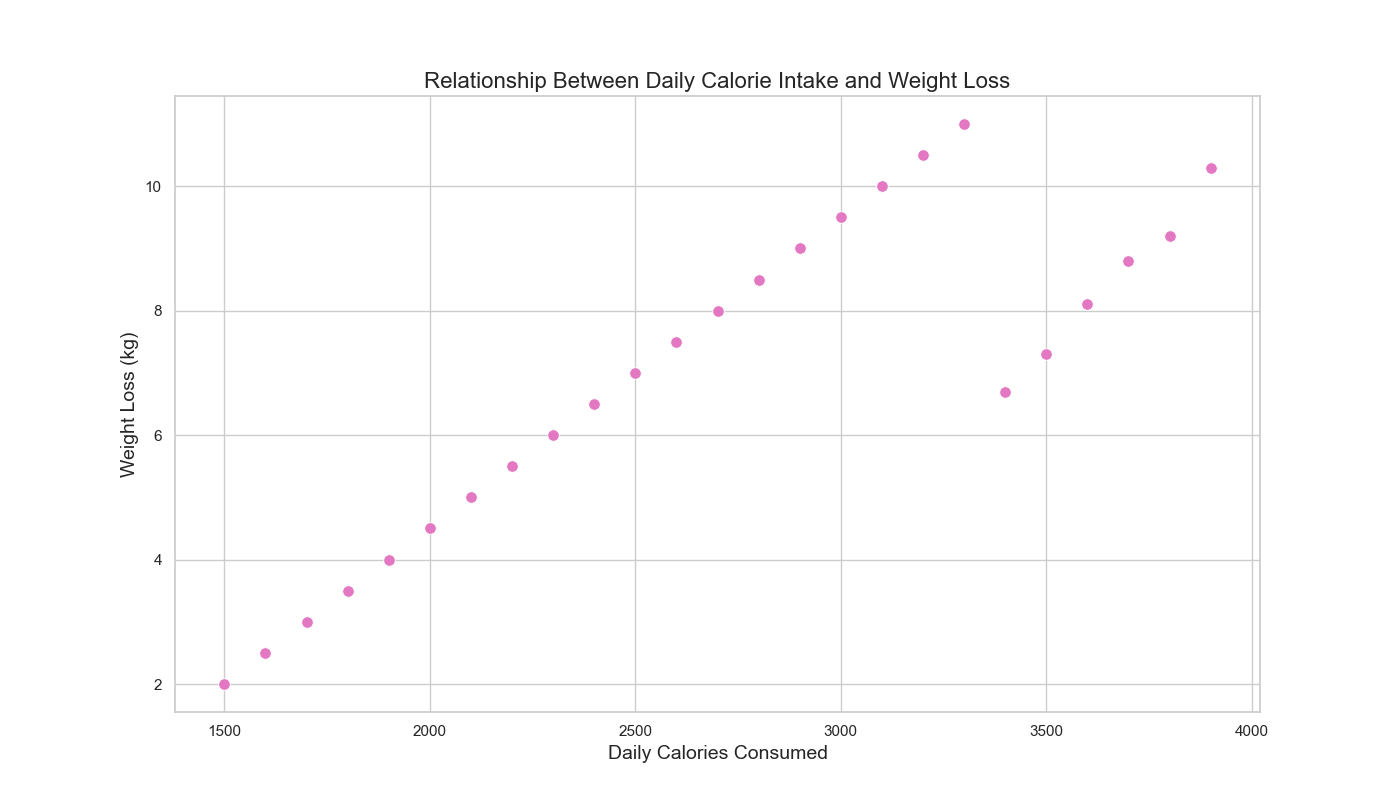

This chart was generated by the following Python code:

import seaborn as sns
import pandas as pd
import matplotlib.pyplot as plt

# Load the dataset from the provided table data
data = {
    'StudentID': [1, 2, 3, 4, 5, 6, 7, 8, 9, 10, 11, 12, 13, 14, 15, 16, 17, 18, 19, 20, 21, 22, 23, 24, 25],
    'DailyCaloriesConsumed': [1500, 1600, 1700, 1800, 1900, 2000, 2100, 2200, 2300, 2400, 2500, 2600, 2700, 2800, 2900, 3000, 3100, 3200, 3300, 3400, 3500, 3600, 3700, 3800, 3900],
    'WeightLoss': [2, 2.5, 3, 3.5, 4, 4.5, 5, 5.5, 6, 6.5, 7, 7.5, 8, 8.5, 9, 9.5, 10, 10.5, 11, 6.7, 7.3, 8.1, 8.8, 9.2, 10.3]
}
df = pd.DataFrame(data)

# Set the aesthetic style of the plots
sns.set_theme(style="whitegrid")

# Create the scatter plot
plt.figure(figsize=(14, 8))
scatter_plot = sns.scatterplot(x='DailyCaloriesConsumed', y='WeightLoss',
                               data=df, color='#e377c2', s=70)

# Set the chart title and labels
scatter_plot.set_title('Relationship Between Daily Calorie Intake and Weight Loss', fontsize=16)
scatter_plot.set_xlabel('Daily Calories Consumed', fontsize=14)
scatter_plot.set_ylabel('Weight Loss (kg)', fontsize=14)

# Show the plot
plt.show()
